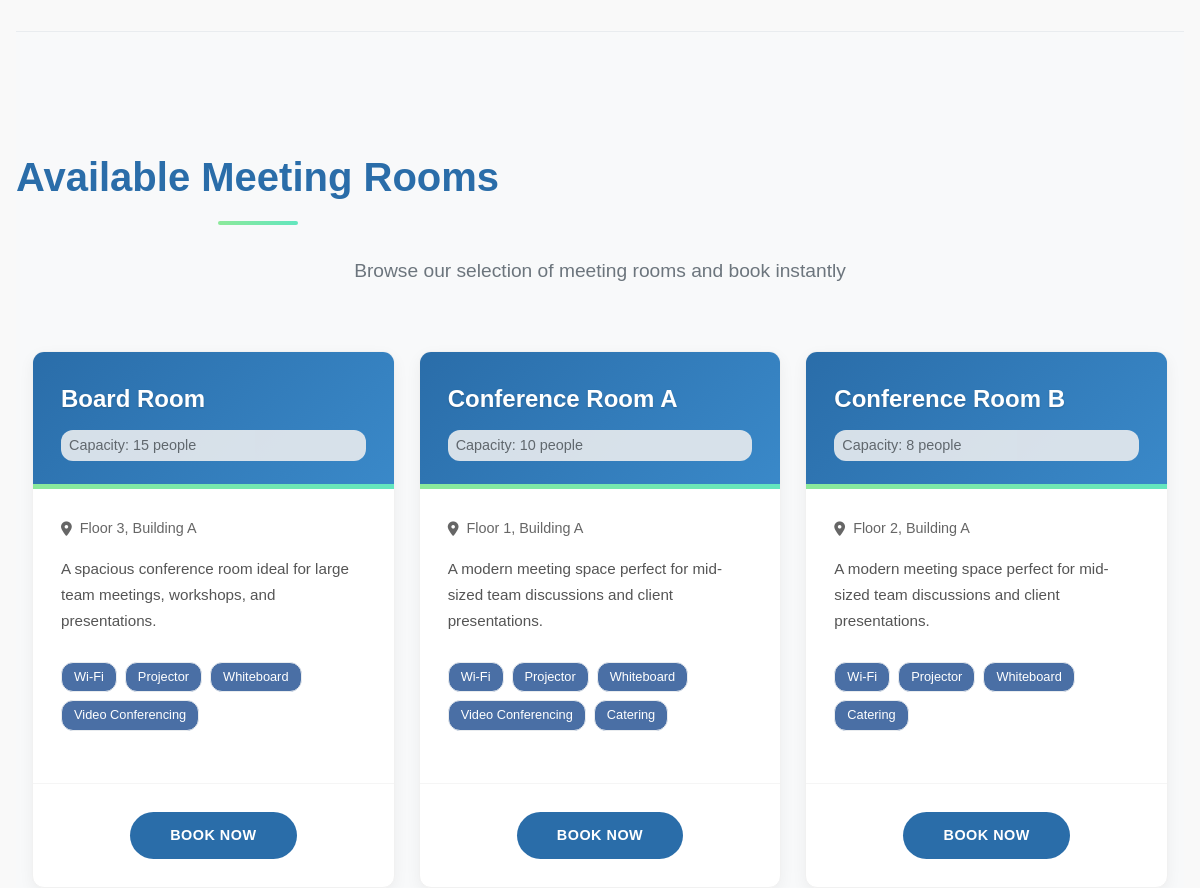
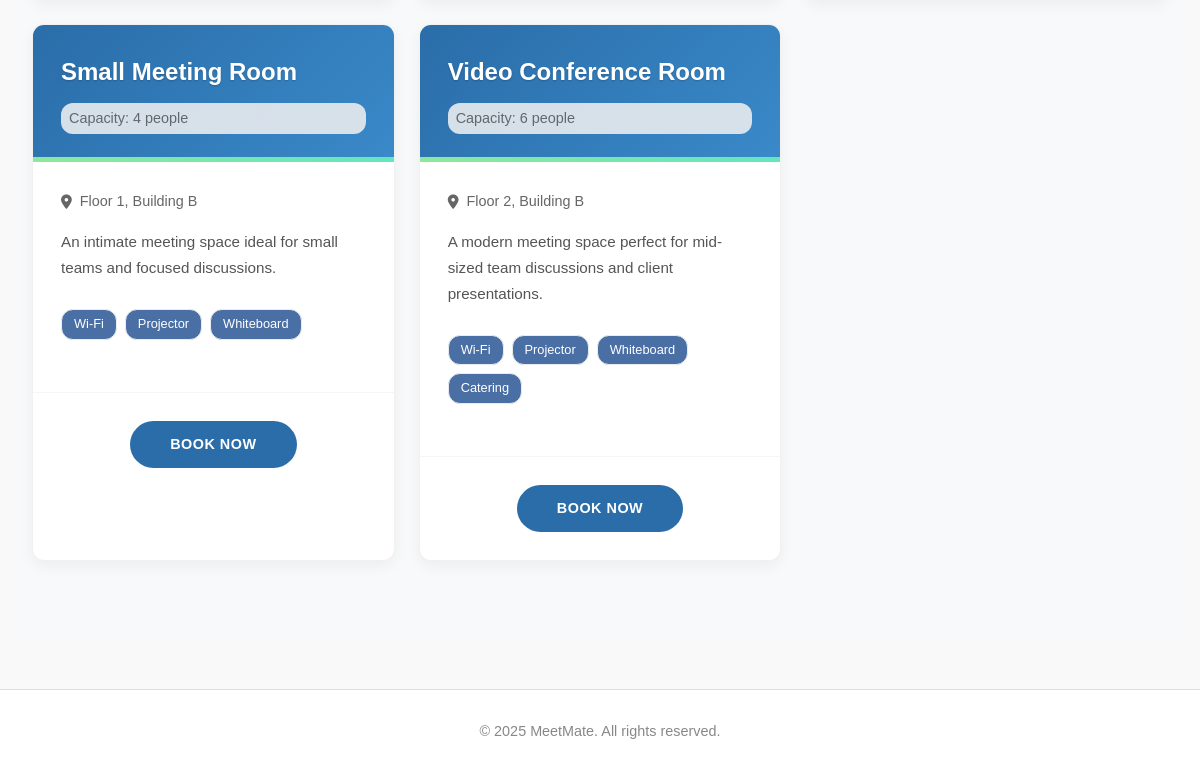
Before: / (lower part) with the older database file (2 pictures, top to bottom).
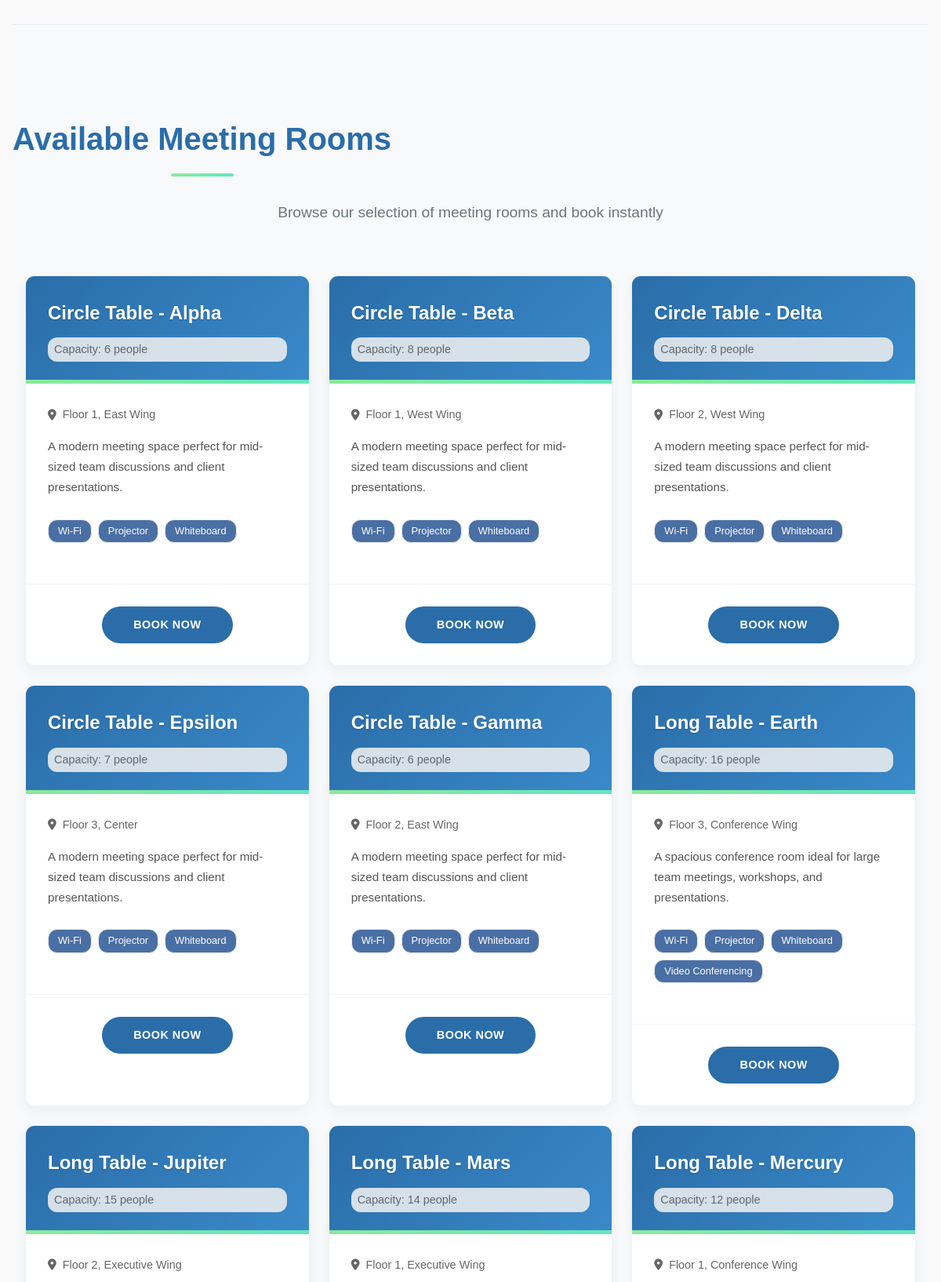
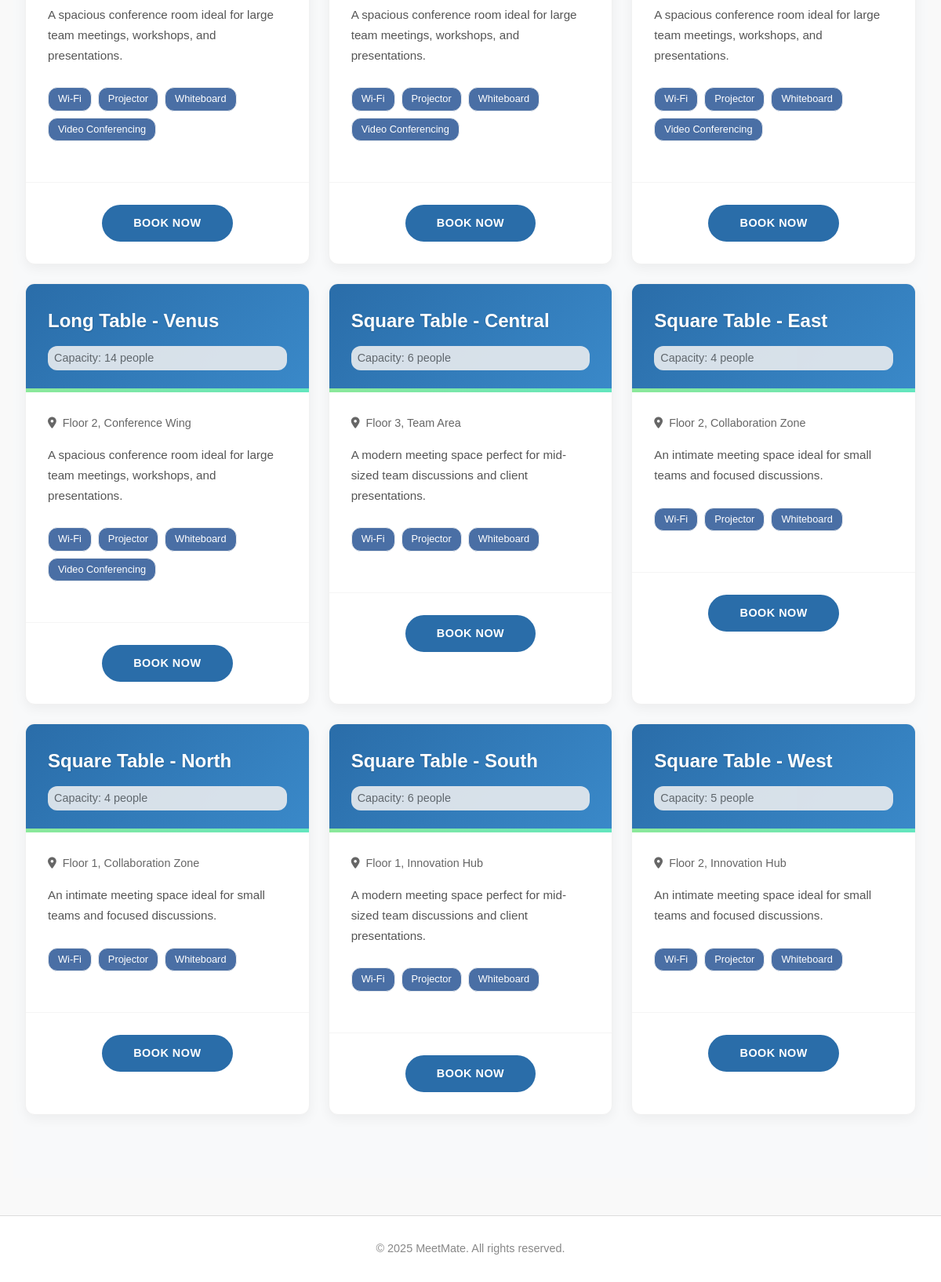
After: the same page with the newer database file (2 pictures, top to bottom).
### tables this page shows
CREATE TABLE rooms (
                id INTEGER PRIMARY KEY AUTOINCREMENT,
                name TEXT NOT NULL,
                location TEXT NOT NULL,
                capacity INTEGER NOT NULL
            , room_type TEXT DEFAULT "conference");

### app.py (the view)
@app.route('/')
def index():
    if 'user_id' in session:
        return redirect(url_for('dashboard'))
    rooms = get_all_rooms()
    return render_template('home.html', rooms=rooms)

### app.py (called while the page is built)
def get_database_path():
    app_directory = app.root_path
    instance_directory = os.path.join(app_directory, 'instance')
    os.makedirs(instance_directory, exist_ok=True)
    database_path = os.path.join(instance_directory, 'meetmate.db')
    return database_path

def get_database_connection():
    db_path = get_database_path()
    connection = sqlite3.connect(db_path)
    connection.row_factory = sqlite3.Row
    return connection

def get_all_rooms():
    conn = get_database_connection()
    cursor = conn.cursor()
    cursor.execute("SELECT * FROM rooms ORDER BY name")
    rooms = cursor.fetchall()
    conn.close()
    return [dict(room) for room in rooms]

### templates/home.html (shortened to what this page needs)
{% extends 'base.html' %}
{% block content %}
<div class="home-page">
      <div class="features">
    </div>
    <div class="room-showcase">
        <h2>Available Meeting Rooms</h2>
        <p class="showcase-subtitle">Browse our selection of meeting rooms and book instantly</p>
        <div class="room-grid">
            {% for room in rooms %}
            <div class="room-card">
                <div class="room-card-header">
                    <h3>{{ room.name }}</h3>
                    <span class="room-capacity">Capacity: {{ room.capacity }} people</span>
                </div>                <div class="room-card-body">
                    <div class="room-location">
                        <i class="fas fa-map-marker-alt"></i> {{ room.location }}
                    </div>
                    <p class="room-description">
                        {% if room.capacity > 10 %}
                            A spacious conference room ideal for large team meetings, workshops, and presentations.
                        {% elif room.capacity > 5 %}
                            A modern meeting space perfect for mid-sized team discussions and client presentations.
                        {% else %}
                            An intimate meeting space ideal for small teams and focused discussions.
                        {% endif %}
                    </p>
                    <div class="room-features">
                        <span class="feature-tag">Wi-Fi</span>
                        <span class="feature-tag">Projector</span>
                        <span class="feature-tag">Whiteboard</span>
                        {% if room.capacity > 8 %}<span class="feature-tag">Video Conferencing</span>{% endif %}
                        {% if "Conference" in room.name %}<span class="feature-tag">Catering</span>{% endif %}
                    </div>
                </div><div class="room-card-footer">
                    <a href="{{ url_for('login') }}?next=booking&room_id={{ room.id }}" class="btn btn-primary">Book Now</a>
                </div>
            </div>
            {% endfor %}
        </div>
    </div>
</div>
{% endblock %}

Changed rows visible on the page:
changed rooms: name "Conference Room A" → "Circle Table - Alpha"; capacity "10" → "6"; location "Floor 1, Building A" → "Floor 1, East Wing"; no longer shows "Video Conferencing"; no longer shows "Catering"
changed rooms: name "Conference Room B" → "Circle Table - Beta"; location "Floor 2, Building A" → "Floor 1, West Wing"; no longer shows "Catering"
changed rooms: name "Small Meeting Room" → "Circle Table - Delta"; capacity "4" → "8"; location "Floor 1, Building B" → "Floor 2, West Wing"; capacity "An intimate meeting space ideal for small teams and focused discussions." → "A modern meeting space perfect for mid-sized team discussions and client presentations."
changed rooms: name "Video Conference Room" → "Circle Table - Epsilon"; capacity "6" → "7"; location "Floor 2, Building B" → "Floor 3, Center"; no longer shows "Catering"
changed rooms: name "Board Room" → "Circle Table - Gamma"; capacity "15" → "6"; location "Floor 3, Building A" → "Floor 2, East Wing"; capacity "A spacious conference room ideal for large team meetings, workshops, and presentations. Video Conferencing" → "A modern meeting space perfect for mid-sized team discussions and client presentations."; moves down the list
added rooms: name "Long Table - Earth", capacity "16", location "Floor 3, Conference Wing", shows "A spacious conference room ideal for large team meetings, workshops, and presentations.", shows "Video Conferencing"
added rooms: name "Long Table - Jupiter", capacity "15", location "Floor 2, Executive Wing", shows "A spacious conference room ideal for large team meetings, workshops, and presentations.", shows "Video Conferencing"
added rooms: name "Long Table - Mars", capacity "14", location "Floor 1, Executive Wing", shows "A spacious conference room ideal for large team meetings, workshops, and presentations.", shows "Video Conferencing"
added rooms: name "Long Table - Mercury", capacity "12", location "Floor 1, Conference Wing", shows "A spacious conference room ideal for large team meetings, workshops, and presentations.", shows "Video Conferencing"
added rooms: name "Long Table - Venus", capacity "14", location "Floor 2, Conference Wing", shows "A spacious conference room ideal for large team meetings, workshops, and presentations.", shows "Video Conferencing"
added rooms: name "Square Table - Central", capacity "6", location "Floor 3, Team Area", shows "A modern meeting space perfect for mid-sized team discussions and client presentations."
added rooms: name "Square Table - East", capacity "4", location "Floor 2, Collaboration Zone", shows "An intimate meeting space ideal for small teams and focused discussions."
added rooms: name "Square Table - North", capacity "4", location "Floor 1, Collaboration Zone", shows "An intimate meeting space ideal for small teams and focused discussions."
added rooms: name "Square Table - South", capacity "6", location "Floor 1, Innovation Hub", shows "A modern meeting space perfect for mid-sized team discussions and client presentations."
added rooms: name "Square Table - West", capacity "5", location "Floor 2, Innovation Hub", shows "An intimate meeting space ideal for small teams and focused discussions."
